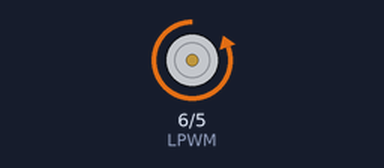
Simulated run of this sketch. Board: Arduino Uno, built with avr-gcc and run on an emulated ATmega328P. Parts: motor-driver pin pairs drawn as motors (green arrow = first pin HIGH = forward, orange = second pin HIGH = backward, longer = more drive).

Above: at 2.5 s.
At 4.5 s:
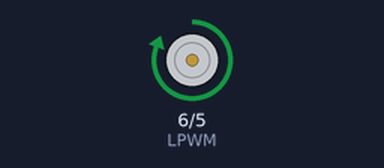
At 5.5 s:
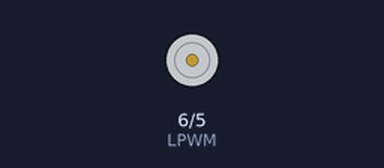
Timing chart, 0 to 7.2 s (numbered marks = the images above):
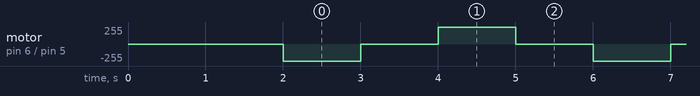

The sketch:

LinearActuatorCode.ino
```cpp
const int RPWM = 5;
const int LPWM = 6;

void setup() {
  pinMode(RPWM, OUTPUT);
  pinMode(LPWM, OUTPUT);

  stopActuator();
  delay(2000); // small delay before starting
}

void loop() {

  // ===== EXTEND FULL SPEED =====
  analogWrite(RPWM, 255);  // FULL POWER
  analogWrite(LPWM, 0);
  delay(1000);             // adjust if needed (long enough to fully extend)

  // ===== STOP =====
  stopActuator();
  delay(1000);

  // ===== RETRACT FULL SPEED =====
  analogWrite(RPWM, 0);
  analogWrite(LPWM, 255);  // FULL POWER
  delay(1000);             // adjust if needed

  // ===== STOP =====
  stopActuator();
  delay(1000);
}

void stopActuator() {
  analogWrite(RPWM, 0);
  analogWrite(LPWM, 0);
}
```

Measured:
- by itself, motor on pin 6 (LPWM) / pin 5 (RPWM): repeats every 4.0 s: stopped 1.0 s, forward 255/255 1.0 s, stopped 1.0 s, backward 255/255 1.0 s
